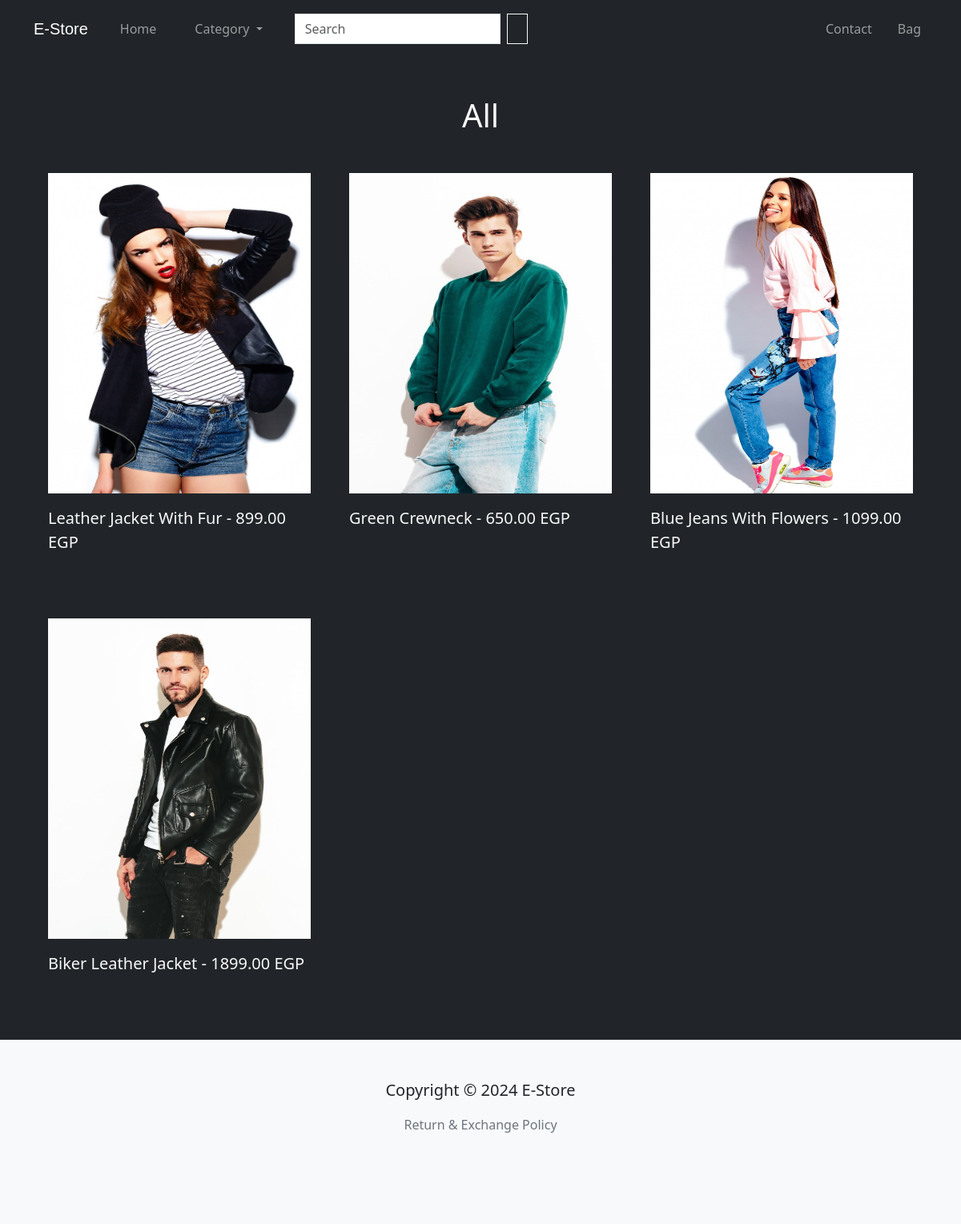
The app's page /products/search, older data.
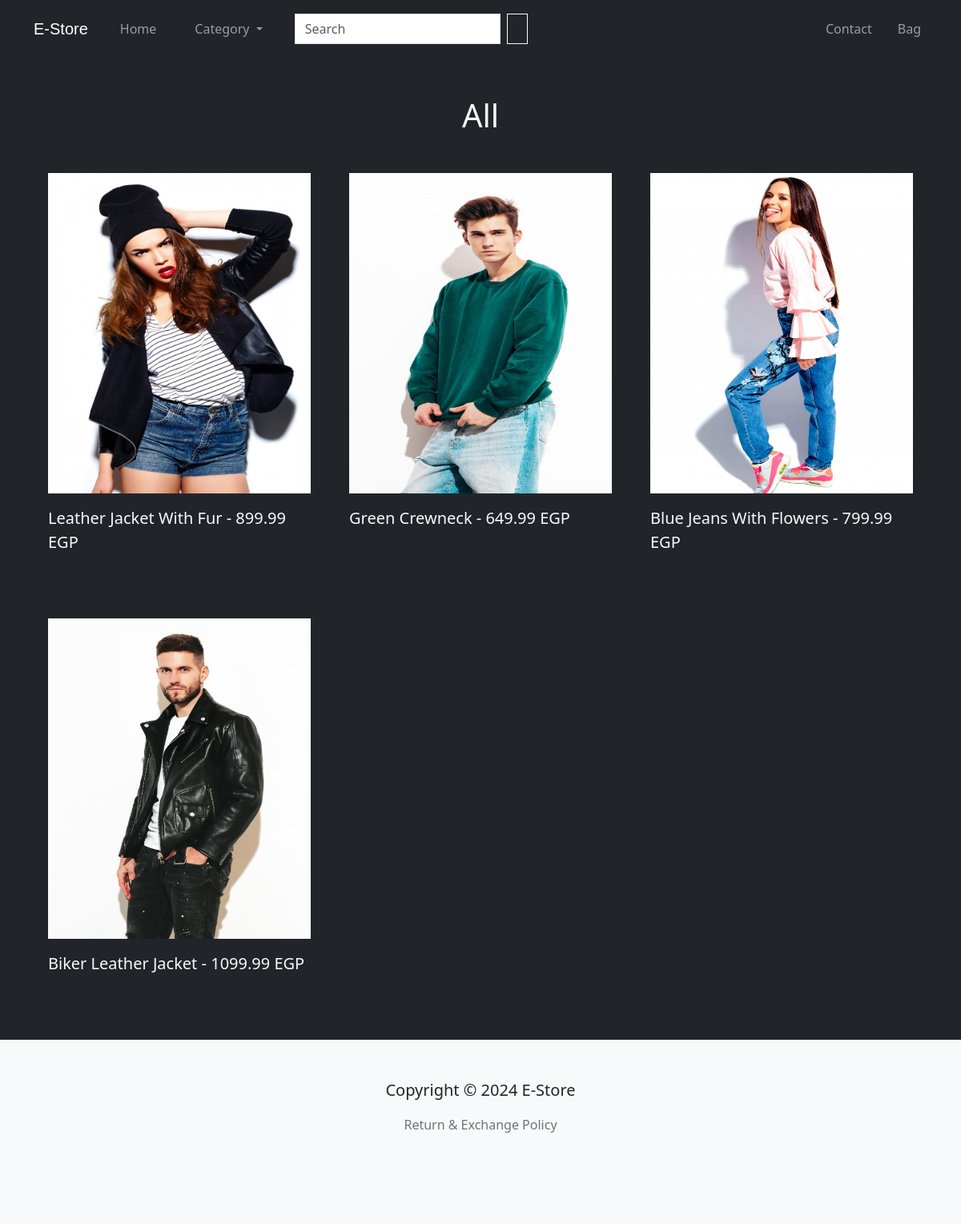
The same page, newer data.
### core/models/product_models.py (models this page shows, shortened)
class Product(models.Model):
    FITS = [
        ('Regular Fit', 'regular_fit'),
        ('Slim Fit', 'slim_fit'),
        ('Relaxed Fit', 'relaxed_fit'),
    ]
    name = models.CharField(max_length=255)
    price = models.DecimalField(max_digits=6, decimal_places=2)
    description = models.TextField(blank=True, null=True)
    fit = models.CharField(max_length=255, choices=FITS, default="Regular Fit")
    category = models.ForeignKey(Category, null=True, related_name='products', on_delete=models.SET_NULL)   # many to one relationship
    main_image = models.ImageField(upload_to='product-images/%y/%m/%d')
    created_at = models.DateTimeField(auto_now_add=True)
    slug = models.SlugField(unique=True, blank=True, null=True, verbose_name="name in URL")
    active = models.BooleanField(default=False)
    @property
    def images(self):   # returns all product extra images
        return self.productimage_set.all()
    class Meta:
        ordering = ["active", "created_at"]
        indexes = [
            models.Index(fields=["name"]),
            models.Index(fields=["category"]),
        ]

### core/views.py (the view)
# urls.py: path("products/search", views.product_search, name="search"),
def product_search(request):
    categories = Category.objects.all()  # get all categories from db
    search_value = request.GET.get("search-inp", "")
    if search_value:
        products = Product.objects.filter(
            Q(name__icontains=search_value) | Q(category__cat_name__startswith=search_value)
        )
        selected_cat = f"results for '{search_value}'"
    else:
        products = Product.objects.filter(active=True)  # get all active products from db
        selected_cat = "all"
    context = {
                "products": products,
                "categories": categories,
                "selected_cat": selected_cat,
               }
    return render(request, "products/product_list.html", context)

### templates/products/product_list.html (shortened to what this page needs)
{% extends 'products/products_layout.html' %}
{% load bootstrap5 %}
{% load bootstrap_icons %}
{% block content %}
<section class="p-5 bg-dark text-light">
  <div class="container">
    <h1 class="text-center mb-5">{% bs_icon 'dash-lg' size='1.5em' %} {{selected_cat | capfirst}} {% bs_icon 'dash-lg' size='1.5em' %}</h1>
    <div class="row g-5">
      {% for product in products %}
      <div class="col-lg-4 col-md-6">
        <a href="{% url 'product' product.slug %}" class="text-decoration-none text-light">
          <div class="my-card">
            <img src="{{product.main_image.url}}" class="card-img-top img-fluid" alt="product-img">
            <p class="lead py-3">{{product.name}} - {{product.price}} EGP</p>
          </div>
        </a>
      </div>
      {% empty %}
      <h3 class="p-5 fst-italic text-center">There's no products to show here!</h3>
      {% endfor %}
    </div>
  </div>
</section>
{% endblock content %}

### templates/products/products_layout.html (shortened to what this page needs)
{% extends 'layout.html' %}
{% load static %}
{% load bootstrap5 %}
{% load bootstrap_icons %}
{% block head %}
<link rel="stylesheet" href="{% static 'products/css/products.css' %}">
{% endblock head %}
{% block main %}
<nav class="navbar navbar-expand-lg bg-dark navbar-dark py-3">
    <div class="container">
        <a class="navbar-brand" href="{% url 'index' %}">E-Store</a>
        <div class="collapse navbar-collapse" id="navbarNavDropdown">
            <ul class="navbar-nav">
                <li class="nav-item px-2 px-lg-3">
                    <a class="nav-link" href="{% url 'index' %}">Home</a>
                </li>
                <li class="nav-item dropdown px-2 px-lg-3">
                    <a class="nav-link dropdown-toggle" href="#" role="button" data-bs-toggle="dropdown"
                        aria-expanded="false">
                        Category
                    </a>
                </li>
            </ul>
            <form action="{% url 'search' %}" class="d-flex my-3 my-lg-0 px-2 px-lg-3" role="search">
                <input name="search-inp" class="form-control me-2 square-border search-inp" type="search" placeholder="Search"
                    aria-label="Search">
                <button class="btn btn-outline-light square-border" type="submit">{% bs_icon 'search' %}</button>
            </form>
        </div>
        <ul class="navbar-nav d-flex flex-row ms-auto">
            <li class="nav-item px-2 px-lg-3">
                <a href="#contact" class="nav-link" aria-label="Contact Info">{% bs_icon 'info-circle' size='1.2em' %}Contact</a>
            </li>
            <li class="nav-item">
                <a href="{% url 'bag' %}" class="nav-link" aria-label="Shopping Bag">{% bs_icon 'bag' size='1.2em' %}Bag</a>
            </li>
        </ul>
    </div>
</nav>
{% block content %}
{% endblock content %}
{% endblock main %}

### templates/layout.html (shortened to what this page needs)
<!DOCTYPE html>
<html lang="en">
<head>
    {% load static %}
    {% load bootstrap5 %}
    {% load bootstrap_icons %}
    {% bootstrap_css %}
    <link rel="stylesheet" href="{% static 'layout.css' %}">
    {% block head %}
    {% endblock head %}
</head>
<body class="bg-light">
{% block main %}
{% endblock main %}
<footer class="bg-light p-5 text-center position-relative">
    <div class="container">
        <p class="lead"> Copyright &copy; 2024 E-Store</p>
        <a href="#" class="position-absolute bottom-0 end-0 p-5 text-secondary">
        </a>
        <a href="{% url 'index'%}#policy" class="text-decoration-none link-hover text-secondary">Return & Exchange Policy</a>
        <div class="p-3">
            <ul class="list-unstyled d-flex items-align-center justify-content-center">
                <li class="p-2 on-hover">
                </li>
                <li class="p-2 on-hover">
                </li>
                <li class="p-2 on-hover">
                </li>
                <li class="p-2 on-hover">
                </li>
            </ul>
        </div>
    </div>
</footer>
</body>
</html>

### static/products/css/products.css (style rules this page uses)
nav .navbar-brand { font-family:'Trebuchet MS', 'Lucida Sans Unicode', 'Lucida Grande', 'Lucida Sans', Arial, sans-serif; }
.square-border { border-radius: 0; }
.my-card img { height: 50vh; }

Row changes from the older to the newer data that the page shows:
changed Product "Leather Jacket With Fur": price "899.00" → "899.99"
changed Product "Green Crewneck": price "650.00" → "649.99"
changed Product "Blue Jeans With Flowers": price "1099.00" → "799.99"
changed Product "Biker Leather Jacket": price "1899.00" → "1099.99"
